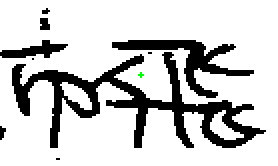
#> input picture src/draw point_0.png, 139 x 83 px (shown 2 times larger); its folder holds only this picture in this run
$ python tmp.py 'draw point_0.png'   (older library calls are emulated)
#> lines starting #> are read from the running program, lines starting #| are printed output that depends on the picture; after the words box and inside, x2 and y2 are one past the last pixel; in counts of white or black regions, pixels touching at a corner belong together
### src/strokeWidth.py
# -*- encoding: utf-8 -*-
from __future__ import division
from collections import defaultdict
import math
import os
from matplotlib import pyplot as plt
import numpy as np
import cv2
import scipy.sparse, scipy.spatial

diagnostics = True

class stroke_width_transform(object):
    @classmethod
    def scrub(cls, filepath):
        """
        Apply Stroke-Width Transform to image.
        """
        canny, sobelx, sobely, theta = cls._create_derivative(filepath)
        swt = cls._swt(theta, canny, sobelx, sobely)
        return swt

    @classmethod
    def _create_derivative(cls, filepath):
        img = cv2.imread(filepath,0)
        # img = ~ img
        # cv2.imwrite("invert_img.jpg", img)
        edges = cv2.Canny(img, 175, 320, apertureSize=3)
        # Create gradient map using Sobel
        sobelx64f = cv2.Sobel(img,cv2.CV_64F,1,0,ksize=-1)
        sobely64f = cv2.Sobel(img,cv2.CV_64F,0,1,ksize=-1)

        theta = np.arctan2(sobely64f, sobelx64f)
        if diagnostics:
            cv2.imwrite('/debug/edges.jpg',edges)
            cv2.imwrite('/debug/sobelx64f.jpg', np.absolute(sobelx64f))
            cv2.imwrite('/debug/sobely64f.jpg', np.absolute(sobely64f))
            # amplify theta for visual inspection
            theta_visible = (theta + np.pi)*255/(2*np.pi)
            # cv2.imwrite('theta.jpg', theta_visible)
        return (edges, sobelx64f, sobely64f, theta)

    @classmethod
    def _swt(self, theta, edges, sobelx64f, sobely64f):
        # create empty image, initialized to infinity
        swt = np.empty(theta.shape)
        # swt[:] = np.Infinity
        rays = []
        step_x_g = -1 * sobelx64f
        step_y_g = -1 * sobely64f
        mag_g = np.sqrt( step_x_g * step_x_g + step_y_g * step_y_g )
        # print(mag_g)
        cv2.imwrite("/debug/mag_g.jpg", np.absolute(mag_g))
        # show_img(mag_g)
        # np.seterr(divide='ignore', invalid='ignore')
        np.seterr(divide='ignore', invalid='ignore')

        grad_x_g = step_x_g / mag_g
        grad_x_g[np.isnan(grad_x_g)] = 0
        # print(grad_x_g)
        # show_img(grad_x_g)

        grad_y_g = step_y_g / mag_g
        grad_y_g[np.isnan(grad_y_g)] = 0
        # print(grad_y_g)
        # show_img(grad_y_g)

        for x in range(edges.shape[1]):
            for y in range(edges.shape[0]):
                if edges[y, x] > 0:
                    step_x = step_x_g[y, x]
                    step_y = step_y_g[y, x]
                    mag = mag_g[y, x]
                    grad_x = grad_x_g[y, x]
                    grad_y = grad_y_g[y, x]
                    ray = []
                    ray.append((x, y))
                    prev_x, prev_y, i = x, y, 0
                    while True:
                        i += 1
                        cur_x = math.floor(x + grad_x * i)
                        cur_y = math.floor(y + grad_y * i)

                        if cur_x != prev_x or cur_y != prev_y:
                            # we have moved to the next pixel!
                            try:
                                if edges[cur_y, cur_x] > 0:
                                    # found edge,
                                    ray.append((cur_x, cur_y))
                                    # theta_point = theta[y, x]
                                    # alpha = theta[cur_y, cur_x]
                                    thickness = math.sqrt((cur_x - x) * (cur_x - x) + (cur_y - y) * (cur_y - y))
                                    print("Thickness: {}".format(thickness))
                                    for (rp_x, rp_y) in ray:
                                        swt[rp_y, rp_x] = min(thickness, swt[rp_y, rp_x])
                                    if math.acos(grad_x * -grad_x_g[cur_y, cur_x] + grad_y * -grad_y_g[cur_y, cur_x]) < np.pi/2.0:
                                    # if math.acos(grad_x * -grad_x_g[cur_y, cur_x] + grad_y * -grad_y_g[cur_y, cur_x]) > 0:
                                        thickness = math.sqrt( (cur_x - x) * (cur_x - x) + (cur_y - y) * (cur_y - y) )
                                        print("Thickness: {}".format(thickness))
                                        for (rp_x, rp_y) in ray:
                                            swt[rp_y, rp_x] = min(thickness, swt[rp_y, rp_x])
                                        rays.append(ray)
                                    break
                                # this is positioned at end to ensure we don't add a point beyond image boundary
                                ray.append((cur_x, cur_y))
                            except IndexError:
                                # reached image boundary
                                break
                            prev_x = cur_x
                            prev_y = cur_y

        # Compute median SWT
        # print("Ray: {}".format(ray))
        # print("SWT: {}".format(swt))
        for ray in rays:
            median = np.max([swt[y, x] for (x, y) in ray])
            # print(median)
            for (x, y) in ray:
                swt[y, x] = min(median, swt[y, x])
        # if diagnostics:
        #     cv2.imwrite('swt.jpg', swt * 100)

        # print("Stroke-Width: {}".format(np.mean(swt/10)))
        return np.ceil(np.mean(swt)/30)

    # [125 lines left out: functions _connect_components, show_img, not called in this run]

# file = os.getcwd() + "/images/cut.png"
# stroke_width = SWTScrubber.scrub(file)

### src/tmp.py
import matplotlib.pyplot as plt
from skimage import util, img_as_uint, io, morphology
import numpy as np
import cv2
from matplotlib import pyplot
import skimage.color as color
from skimage.filters import threshold_otsu
import os
import sknw
import networkx as nx
import voronoi
from strokeWidth import stroke_width_transform
from nodes import find_nodes
import argparse
import shutil
# from itertools import combinations

def convert_binary_to_normal_im(binary):
    gray_img = ((1-binary)*255).astype('uint8')
    return cv2.cvtColor(gray_img, cv2.COLOR_GRAY2BGR)

# [50 lines left out: functions show_img, get_img_shape, draw_point, draw_line, getseperatingPoints, not called in this run]

def preprocess_image(original_image):
    if (len(np.shape(original_image)) == 3 and np.shape(original_image)[2] == 3):
        gray_image = cv2.cvtColor(original_image, cv2.COLOR_RGB2GRAY)
    else:
        gray_image = original_image
    # [5 lines of commented-out code are left out]
    otsu_threshold = threshold_otsu(gray_image)
    binary_image = (gray_image < otsu_threshold) > 0
    return binary_image

# [79 lines left out: functions get_node_coordinate, check_touching_image, get_segments, combine_small_segments, find_bridges_between_VLs, not called in this run]

def coarse_segmentation(filename):
#> called with filename = 'draw point_0.png'
    path, name = os.path.split(filename)
    output_dir = os.path.join(path, name[:-4])
    if os.path.exists(output_dir):
        shutil.rmtree(output_dir)
    os.makedirs(output_dir)
    os.mkdir(os.path.join(output_dir, 'mediumsizedSegments'))
    os.mkdir(os.path.join(output_dir, 'overSegments'))
    os.mkdir(os.path.join(output_dir, 'touchingCases'))

    im = cv2.imread(filename)
#> im is the input picture: shape (83, 139, 3); mean B, G, R 203, 203.1, 203
    image = preprocess_image(im)
#> in preprocess_image, `otsu_threshold = threshold_otsu(gray_image)`: otsu_threshold = 0
#> in preprocess_image, `binary_image = (gray_image < otsu_threshold) > 0`: binary_image: shape (83, 139) bool; every value is 0
    cv2.imwrite(os.path.join(output_dir, name[:-4]+"_bin.png"), convert_binary_to_normal_im(image))
#> in convert_binary_to_normal_im, `gray_img = ((1-binary)*255).astype('uint8')`: gray_img: shape (83, 139); every value is 255
#> in convert_binary_to_normal_im, `return cv2.cvtColor(gray_img, cv2.COLOR_GRAY2BGR)`: returned value: shape (83, 139, 3); every value is 255

    averageStroke = int(stroke_width_transform.scrub(filename))
#> in _create_derivative, `edges = cv2.Canny(img, 175, 320, apertureSize=3)`:
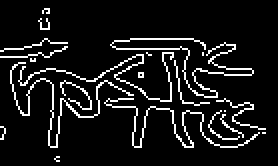
#> edges: shape (83, 139) (shown 2 times larger); 9.2% white in thin lines or dots, all inside (x1, y1, x2, y2) = (0, 4, 133, 81)
#> in _create_derivative, `sobelx64f = cv2.Sobel(img,cv2.CV_64F,1,0,ksize=-1)`:
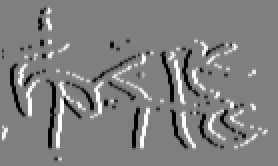
#> sobelx64f: shape (83, 139) float64 (shown 2 times larger); min -4080, max 4080, mean 6.4; drawn with min black and max white
#> in _create_derivative, `sobely64f = cv2.Sobel(img,cv2.CV_64F,0,1,ksize=-1)`:
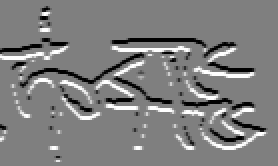
#> sobely64f: shape (83, 139) float64 (shown 2 times larger); min -4080, max 4080, mean 0; drawn with min black and max white
#> in _create_derivative, `theta = np.arctan2(sobely64f, sobelx64f)`:
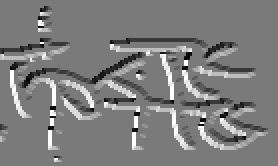
#> theta: shape (83, 139) float64 (shown 2 times larger); min -2.91, max 3.14, mean 0.0751; drawn with min black and max white
#> in _swt, `mag_g = np.sqrt( step_x_g * step_x_g + step_y_g * step_y_g )`:
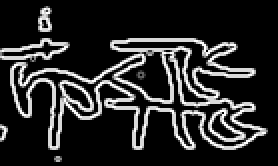
#> mag_g: shape (83, 139) float64 (shown 2 times larger); min 0, max 4811.3, mean 776.4; drawn with min black and max white
#> in _swt, `grad_x_g[np.isnan(grad_x_g)] = 0`:
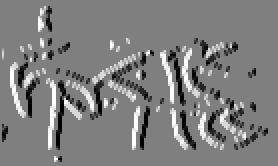
#> grad_x_g: shape (83, 139) float64 (shown 2 times larger); min -1, max 1, mean -0.00308; drawn with min black and max white
#> in _swt, `grad_y_g[np.isnan(grad_y_g)] = 0`:
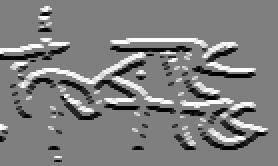
#> grad_y_g: shape (83, 139) float64 (shown 2 times larger); min -1, max 1, mean -0.00169; drawn with min black and max white
#> after the loop in _swt, `for x in range(edges.shape[1]):`: rays = 27 items; thickness = 1
    print("Stroke Width: {}".format(averageStroke))
    kernel = np.ones((8,1), np.uint8)
    closingImg = cv2.morphologyEx(img_as_uint(image), cv2.MORPH_CLOSE, kernel)
    cv2.imwrite(os.path.join(output_dir, name[:-4]+"_closing.png"), ~closingImg)
    closingImg = closingImg > 0

    overSegments, mediumSegments = check_touching_image(closingImg, image)
    [cv2.imwrite(os.path.join(output_dir, "overSegments/oversized_segments_{}.png".format(i)),
        convert_binary_to_normal_im(overSegments[i])) for i in range(len(overSegments))]
    [cv2.imwrite(os.path.join(output_dir, "mediumsizedSegments/mediumsized_segments_{}.png".format(i)),
        convert_binary_to_normal_im(mediumSegments[i])) for i in range(len(mediumSegments))]

    voronoi_cases = []
    for index in range(len(overSegments)):
        # show_img(overSegments[index], "Over segments")
        touchingCases, untouchingCases = check_touching_image(overSegments[index], overSegments[index], averageStroke)
        voronoi_cases.append(touchingCases)
        [cv2.imwrite(os.path.join(output_dir, "mediumsizedSegments/untouchingCases_{}_{}.png".format(index,i)),
            convert_binary_to_normal_im(untouchingCases[i])) for i in range(len(untouchingCases))]
        [cv2.imwrite(os.path.join(output_dir, "touchingCases/touchingCases_{}_{}.png".format(index,i)),
            convert_binary_to_normal_im(touchingCases[i])) for i in range(len(touchingCases))]
    return voronoi_cases

# [76 lines left out: functions fine_segmentation, add_padding_to_image, change_coordinates, not called in this run]

if __name__ == '__main__':
    parser = argparse.ArgumentParser(description="Strike through detection")
    parser.add_argument('files', help="input file(s) to cut", nargs='+')
    args = parser.parse_args()
    filenames = args.files
    for filename in filenames:
#> (the run stopped early here; a loop or call above may not have finished)
